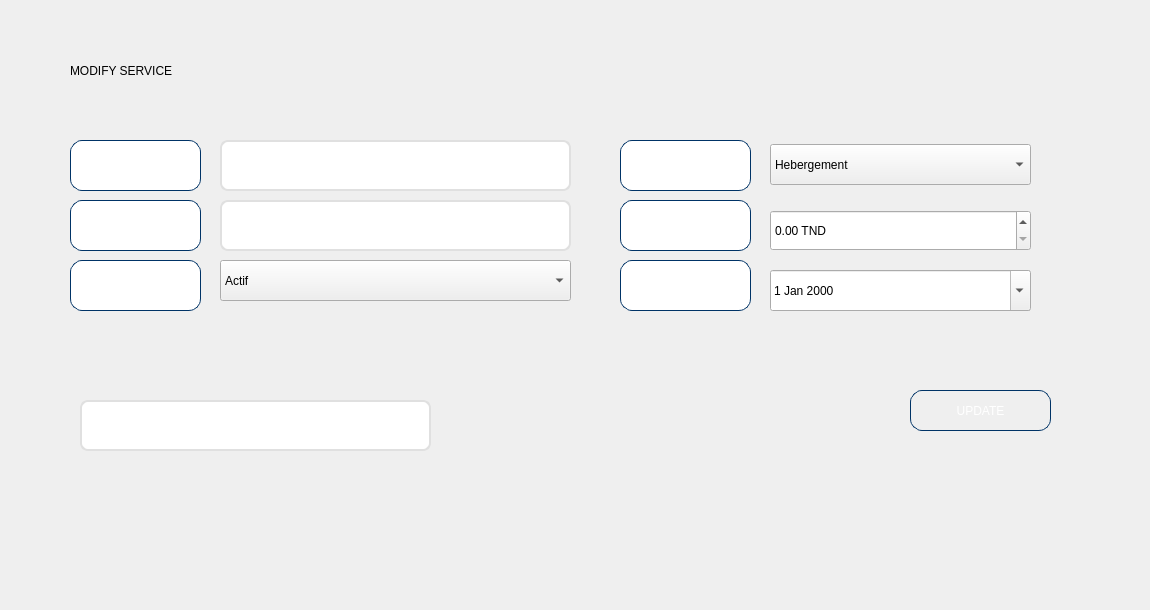
         <widget class="QWidget" name="tab_21">
          <attribute name="title">
           <string>MODIFY</string>
          </attribute>
          <widget class="QWidget" name="widget_19" native="true">
           <property name="geometry">
            <rect>
             <x>0</x>
             <y>0</y>
             <width>1141</width>
             <height>601</height>
            </rect>
           </property>
           <widget class="QLabel" name="label_71">
            <property name="geometry">
             <rect>
              <x>70</x>
              <y>50</y>
              <width>591</width>
              <height>41</height>
             </rect>
            </property>
            <property name="styleSheet">
             <string notr="true">font: 700 italic 36pt &quot;Times New Roman&quot;;</string>
            </property>
            <property name="text">
             <string>MODIFY SERVICE</string>
            </property>
           </widget>
           <widget class="QLabel" name="label_72">
            <property name="geometry">
             <rect>
              <x>760</x>
              <y>20</y>
              <width>121</width>
              <height>71</height>
             </rect>
            </property>
            <property name="styleSheet">
             <string notr="true">background:transparent;</string>
            </property>
            <property name="text">
             <string/>
            </property>
            <property name="pixmap">
             <pixmap>../../Downloads/Capture_d_écran_2025-09-29_075328-removebg-preview.png</pixmap>
            </property>
            <property name="scaledContents">
             <bool>true</bool>
            </property>
           </widget>
           <widget class="QLineEdit" name="code_promo_mod">
            <property name="geometry">
             <rect>
              <x>80</x>
              <y>400</y>
              <width>351</width>
              <height>51</height>
             </rect>
            </property>
            <property name="styleSheet">
             <string notr="true">QLineEdit {
    background-color: white;
    border: 2px solid #e0e0e0;
    border-radius: 8px;
    padding: 8px;
    font-size: 14px;
    color: #333;
}

QLineEdit:hover {
    border: 2px solid #29b6f6;
    background-color: #f9f9f9;
}

QLineEdit:focus {
    border: 2px solid #0d47a1;
    background-color: white;
}</string>
            </property>
           </widget>
           <widget class="QLineEdit" name="name_service_mod">
            <property name="geometry">
             <rect>
              <x>220</x>
              <y>200</y>
              <width>351</width>
              <height>51</height>
             </rect>
            </property>
            <property name="styleSheet">
             <string notr="true">QLineEdit {
    background-color: white;
    border: 2px solid #e0e0e0;
    border-radius: 8px;
    padding: 8px;
    font-size: 14px;
    color: #333;
}

QLineEdit:hover {
    border: 2px solid #29b6f6;
    background-color: #f9f9f9;
}

QLineEdit:focus {
    border: 2px solid #0d47a1;
    background-color: white;
}</string>
            </property>
           </widget>
           <widget class="QLineEdit" name="lineEdit_138">
            <property name="geometry">
             <rect>
              <x>620</x>
              <y>200</y>
              <width>131</width>
              <height>51</height>
             </rect>
            </property>
            <property name="styleSheet">
             <string notr="true">QLineEdit {
	font: 700 italic 10pt &quot;Times New Roman&quot;;
	color: white;
    background: qlineargradient(
        x1: 0, y1: 0, x2: 1, y2: 1,
        stop: 0 #001F3F,   /* bleu marine profond */
        stop: 1 #004080    /* bleu marine plus clair */
    );
    border: 1px solid #003366; /* contour subtil bleu foncé */
    border-radius: 12px;       /* coins arrondis */
    padding: 6px

}</string>
            </property>
            <property name="text">
             <string>Prix :</string>
            </property>
           </widget>
           <widget class="QLineEdit" name="lineEdit_93">
            <property name="geometry">
             <rect>
              <x>70</x>
              <y>200</y>
              <width>131</width>
              <height>51</height>
             </rect>
            </property>
            <property name="styleSheet">
             <string notr="true">QLineEdit {
	font: 700 italic 10pt &quot;Times New Roman&quot;;
	color: white;
    background: qlineargradient(
        x1: 0, y1: 0, x2: 1, y2: 1,
        stop: 0 #001F3F,   /* bleu marine profond */
        stop: 1 #004080    /* bleu marine plus clair */
    );
    border: 1px solid #003366; /* contour subtil bleu foncé */
    border-radius: 12px;       /* coins arrondis */
    padding: 6px

}</string>
            </property>
            <property name="text">
             <string>Name :</string>
            </property>
           </widget>
           <widget class="QLineEdit" name="lineEdit_137">
            <property name="enabled">
             <bool>true</bool>
            </property>
            <property name="geometry">
             <rect>
              <x>620</x>
              <y>140</y>
              <width>131</width>
              <height>51</height>
             </rect>
            </property>
            <property name="focusPolicy">
             <enum>Qt::FocusPolicy::NoFocus</enum>
            </property>
            <property name="contextMenuPolicy">
             <enum>Qt::ContextMenuPolicy::NoContextMenu</enum>
            </property>
            <property name="acceptDrops">
             <bool>true</bool>
            </property>
            <property name="styleSheet">
             <string notr="true">QLineEdit {
	font: 700 italic 10pt &quot;Times New Roman&quot;;
	color: white;
    background: qlineargradient(
        x1: 0, y1: 0, x2: 1, y2: 1,
        stop: 0 #001F3F,   /* bleu marine profond */
        stop: 1 #004080    /* bleu marine plus clair */
    );
    border: 1px solid #003366; /* contour subtil bleu foncé */
    border-radius: 12px;       /* coins arrondis */
    padding: 6px

}</string>
            </property>
            <property name="text">
             <string>Type :</string>
            </property>
            <property name="cursorPosition">
             <number>6</number>
            </property>
           </widget>
           <widget class="QPushButton" name="bt_update_service">
            <property name="geometry">
             <rect>
              <x>910</x>
              <y>390</y>
              <width>141</width>
              <height>41</height>
             </rect>
            </property>
            <property name="styleSheet">
             <string notr="true">QPushButton {
	font: 700 italic 10pt &quot;Times New Roman&quot;;
	color: white;
    background: qlineargradient(
        x1: 0, y1: 0, x2: 1, y2: 1,
        stop: 0 #001F3F,   /* bleu marine profond */
        stop: 1 #004080    /* bleu marine plus clair */
    );
    border: 1px solid #003366; /* contour subtil bleu foncé */
    border-radius: 12px;       /* coins arrondis */
    padding: 6px

}</string>
            </property>
            <property name="text">
             <string>UPDATE</string>
            </property>
           </widget>
           <widget class="QLineEdit" name="id_service_mod">
            <property name="geometry">
             <rect>
              <x>220</x>
              <y>140</y>
              <width>351</width>
              <height>51</height>
             </rect>
            </property>
            <property name="styleSheet">
             <string notr="true">QLineEdit {
    background-color: white;
    border: 2px solid #e0e0e0;
    border-radius: 8px;
    padding: 8px;
    font-size: 14px;
    color: #333;
}

QLineEdit:hover {
    border: 2px solid #29b6f6;
    background-color: #f9f9f9;
}

QLineEdit:focus {
    border: 2px solid #0d47a1;
    background-color: white;
}</string>
            </property>
            <property name="readOnly">
             <bool>true</bool>
            </property>
           </widget>
           <widget class="QComboBox" name="type_service_mod">
            <property name="geometry">
             <rect>
              <x>770</x>
              <y>144</y>
              <width>261</width>
              <height>41</height>
             </rect>
            </property>
            <item>
             <property name="text">
              <string>Hebergement</string>
             </property>
            </item>
            <item>
             <property name="text">
              <string>Maintenance</string>
             </property>
            </item>
            <item>
             <property name="text">
              <string>Support</string>
             </property>
            </item>
            <item>
             <property name="text">
              <string>Consulting</string>
             </property>
            </item>
           </widget>
           <widget class="QDoubleSpinBox" name="prix_service_mod">
            <property name="geometry">
             <rect>
              <x>770</x>
              <y>210</y>
              <width>261</width>
              <height>41</height>
             </rect>
            </property>
            <property name="suffix">
             <string> TND</string>
            </property>
            <property name="decimals">
             <number>2</number>
            </property>
            <property name="maximum">
             <double>999999999.000000000000000</double>
            </property>
           </widget>
           <widget class="QLineEdit" name="lineEdit_92">
            <property name="enabled">
             <bool>true</bool>
            </property>
            <property name="geometry">
             <rect>
              <x>70</x>
              <y>140</y>
              <width>131</width>
              <height>51</height>
             </rect>
            </property>
            <property name="focusPolicy">
             <enum>Qt::FocusPolicy::NoFocus</enum>
            </property>
            <property name="contextMenuPolicy">
             <enum>Qt::ContextMenuPolicy::NoContextMenu</enum>
            </property>
            <property name="acceptDrops">
             <bool>true</bool>
            </property>
            <property name="styleSheet">
             <string notr="true">QLineEdit {
	font: 700 italic 10pt &quot;Times New Roman&quot;;
	color: white;
    background: qlineargradient(
        x1: 0, y1: 0, x2: 1, y2: 1,
        stop: 0 #001F3F,   /* bleu marine profond */
        stop: 1 #004080    /* bleu marine plus clair */
    );
    border: 1px solid #003366; /* contour subtil bleu foncé */
    border-radius: 12px;       /* coins arrondis */
    padding: 6px

}</string>
            </property>
            <property name="text">
             <string>ID :</string>
            </property>
            <property name="cursorPosition">
             <number>4</number>
            </property>
           </widget>
           <widget class="QDateEdit" name="date_service_mod">
            <property name="geometry">
             <rect>
              <x>770</x>
              <y>270</y>
              <width>261</width>
              <height>41</height>
             </rect>
            </property>
            <property name="calendarPopup">
             <bool>true</bool>
            </property>
           </widget>
           <widget class="QLineEdit" name="lineEdit_90">
            <property name="geometry">
             <rect>
              <x>70</x>
              <y>260</y>
              <width>131</width>
              <height>51</height>
             </rect>
            </property>
            <property name="styleSheet">
             <string notr="true">QLineEdit {
	font: 700 italic 10pt &quot;Times New Roman&quot;;
	color: white;
    background: qlineargradient(
        x1: 0, y1: 0, x2: 1, y2: 1,
        stop: 0 #001F3F,   /* bleu marine profond */
        stop: 1 #004080    /* bleu marine plus clair */
    );
    border: 1px solid #003366; /* contour subtil bleu foncé */
    border-radius: 12px;       /* coins arrondis */
    padding: 6px

}</string>
            </property>
            <property name="text">
             <string>Status:</string>
            </property>
           </widget>
           <widget class="QLineEdit" name="lineEdit_139">
            <property name="geometry">
             <rect>
              <x>620</x>
              <y>260</y>
              <width>131</width>
              <height>51</height>
             </rect>
            </property>
            <property name="styleSheet">
             <string notr="true">QLineEdit {
	font: 700 italic 10pt &quot;Times New Roman&quot;;
	color: white;
    background: qlineargradient(
        x1: 0, y1: 0, x2: 1, y2: 1,
        stop: 0 #001F3F,   /* bleu marine profond */
        stop: 1 #004080    /* bleu marine plus clair */
    );
    border: 1px solid #003366; /* contour subtil bleu foncé */
    border-radius: 12px;       /* coins arrondis */
    padding: 6px

}</string>
            </property>
            <property name="text">
             <string>Date:</string>
            </property>
           </widget>
           <widget class="QComboBox" name="status_service_mod">
            <property name="geometry">
             <rect>
              <x>220</x>
              <y>260</y>
              <width>351</width>
              <height>41</height>
             </rect>
            </property>
            <item>
             <property name="text">
              <string>Actif</string>
             </property>
            </item>
            <item>
             <property name="text">
              <string>Inactif</string>
             </property>
            </item>
           </widget>
          </widget>
         </widget>
